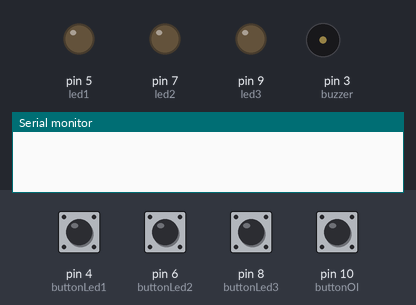
Recording of a sketch running on a simulated Arduino Uno, built with avr-gcc and run on an emulated ATmega328P. Parts: output pins drawn as LEDs (lit = HIGH), buzzer (waves = sounding), the last lines printed to the serial monitor. Inputs (shaded band) come from the test bench; at power-on: pin 4 (buttonLed1), pin 6 (buttonLed2), pin 8 (buttonLed3), pin 10 (buttonOI) LOW. Random numbers use the default seed unless the sketch sets one.

Above: at 2.2 s.
2.3 s: pin 10 (buttonOI) pulled HIGH for 0.15 s
At 3.7 s:
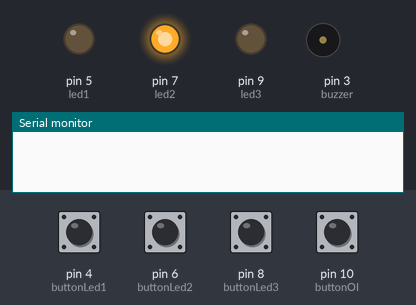
At 4.9 s:
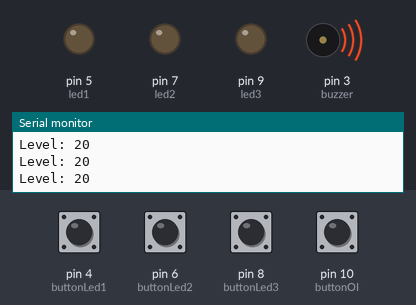
5.4 s: pin 6 (buttonLed2) pulled HIGH for 0.15 s
At 5.5 s:
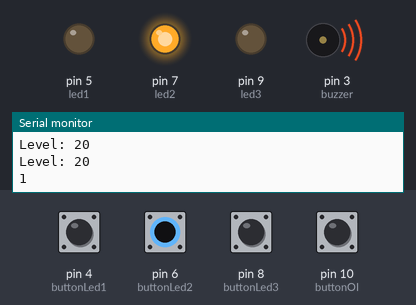
8.5 s: pin 6 (buttonLed2) pulled HIGH for 1 s
Timing chart, 0 to 51.4 s (numbered marks = the images above; inputs shaded):
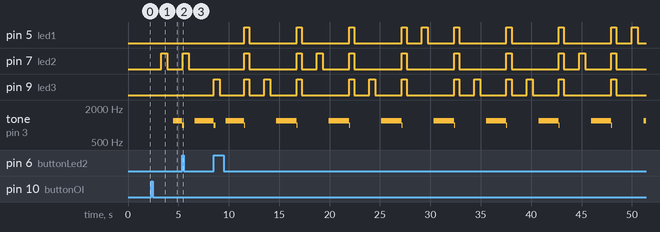

The sketch:

tarik.ino
```cpp
int led1 = 5;
int led2 = 7;
int led3 = 9;
int buttonLed1 = 4;
int buttonLed2 = 6;
int buttonLed3 = 8;
int buttonOI = 10;
int buzzer = 3;
int level;
int isOn = 0;

void setup()
{
    pinMode(led1, OUTPUT);
    pinMode(led2, OUTPUT);
    pinMode(led3, OUTPUT);
    pinMode(buzzer, OUTPUT);
    pinMode(buttonLed1, INPUT);
    pinMode(buttonLed2, INPUT);
    pinMode(buttonLed3, INPUT);
    pinMode(buttonOI, INPUT);
    initLevel();
    Serial.begin(9600);
}
void loop()
{
    // blinkAll(500);
    while (!isOn)
    {
        if (digitalRead(buttonOI) == HIGH)
        {
            isOn = 1;
            initLevel();
        }
    }
    int randLed = random(1, 4);
    blink(randLed, 600);
    unsigned long currentTimeStamp = millis();
    int didYouPress = 0;
    // for(int i = 0; i < level*10; i++)
    unsigned long tmp;
    int q = 1;
    unsigned long quarterTime = level * 25;
    while ((tmp = millis()) <= currentTimeStamp + level * 100 && didYouPress == 0 && isOn == 1)
    {
        if (tmp <= currentTimeStamp + quarterTime * q)
        {
            tone(buzzer, 1200, 100);
            q++;
        }

        Serial.println("Level: " + String(level));
        if (digitalRead(buttonLed1) == HIGH)
        {
            buttonPressed(1, randLed);
            didYouPress = 1;
        }
        if (digitalRead(buttonLed2) == HIGH)
        {
            buttonPressed(2, randLed);
            didYouPress = 1;
        }
        if (digitalRead(buttonLed3) == HIGH)
        {
            buttonPressed(3, randLed);
            didYouPress = 1;
        }
        if (digitalRead(buttonOI) == HIGH)
        {
            isOn = 0;
            delay(500);
            didYouPress = 1;
            playBuzzer(100);
        }
    }
    Serial.println(isOn);
    if (!didYouPress)
    {
        playBuzzer(100);
        blinkAll(500);
        initLevel();
    }
    if (level == 0)
    {
        Serial.println("You are the chosen one");
        blinkAll(500);
        delay(1000);
        blinkAll(500);
    }
}
void initLevel()
{
    level = 20;
    delay(1000);
}
void blink(int led, int time)
{
    allLeds(LOW);
    ledControl(led, HIGH);
    delay(time);
    ledControl(led, LOW);
    delay(time);
}
void blinkAll(int time)
{
    allLeds(HIGH);
    delay(time);
    allLeds(LOW);
    delay(time);
}
void buttonPressed(int button, int randLed)
{
    if (button == randLed)
    {
        level--;
        playBuzzer(200);
    }
    else
    {
        playBuzzer(100);
        blinkAll(500);
        initLevel();
    }
}
void ledControl(int led, int state)
{
    switch (led)
    {
    case 1:
        digitalWrite(led1, state);
        break;
    case 2:
        digitalWrite(led2, state);
        break;
    case 3:
        digitalWrite(led3, state);
        break;
    default:
        break;
    }
}
void allLeds(int state)
{
    digitalWrite(led1, state);
    digitalWrite(led2, state);
    digitalWrite(led3, state);
}
void playBuzzer(int time)
{
    tone(buzzer, 1000, time);
}
```

Measured:
- after the input at 2.3 s, pin 7 (led2): LOW → HIGH after 1.0 s, → LOW 0.60 s later; tone on pin 3 (buzzer): silent → 1200 Hz after 2.2 s
